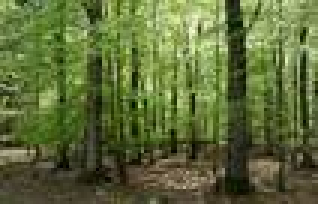
%> input picture assignment1/implementation/test2s.jpg, 106 x 68 px (shown 3 times larger)
$ octave task1.m   (GNU Octave 9; MATLAB toolbox functions it lacks are replaced by stand-ins)
%> lines starting %> are read from the running program, lines starting %| are printed output that depends on the picture
### assignment1/implementation/task1_rotate_bicubic.m
function [image_out] = task1_rotate_bicubic(image_in, angle)
%TASK1_ROTATE_BICUBIC rotate image and perform bicubic interpolation
%   rotates the input image by angle degrees and performs bicubic interpolation

    image_out = zeros(size(image_in));

    size_y = size(image_in, 1);
    size_x = size(image_in, 2);

    % calculate coordinates of image center
    y_center = ceil(size_y / 2);
    x_center = ceil(size_x / 2);

    % calc minimum and maximum coordinates (with (0,0) at image center)
    y_min = 1 - y_center;
    y_max = y_min + size_y - 1;
    x_min = 1 - x_center;
    x_max = x_min + size_x - 1;

    % calc coordinates matrices for whole image (with (0,0) at image center)
    [x_coords, y_coords] = meshgrid(x_min:x_max, y_min:y_max);

    for y_out = 1:size_y

        for x_out = 1:size_x

            % calculate coordinates with (0,0) at image center
            y_out_c = y_out - y_center;
            x_out_c = x_out - x_center;

            % perform transformation (rotation) on all pixels
            [y_in_c, x_in_c] = task1_transform(y_out_c, x_out_c, angle);

            % calculate weights for neighbor pixels
            diff_y = y_in_c - y_coords;
            diff_x = x_in_c - x_coords;

            h_y = task1_h(diff_y);
            h_x = task1_h(diff_x);

            % multiply weights with pixels and sum up to get the output value
            weighted_input = image_in .* h_x .* h_y;

            image_out(y_out, x_out) = sum(weighted_input(:));

        end

    end

end

### assignment1/implementation/task1_rotate_nn.m
function [image_out] = task1_rotate_nn(image_in, angle)
%TASK1_ROTATE_NN rotate image and perform nearest neighbor interpolation
%   rotates the input image by angle degrees and performs nn interpolation

    image_out = zeros(size(image_in));

    size_y = size(image_in, 1);
    size_x = size(image_in, 2);

    % calculate coordinates of image center
    y_center = ceil(size_y / 2);
    x_center = ceil(size_x / 2);

    for y_out = 1:size_y

        for x_out = 1:size_x

            % calculate coordinates with (0,0) at image center
            y_out_c = y_out - y_center;
            x_out_c = x_out - x_center;

            % perform transformation (rotation) on all pixels
            [y_in_c, x_in_c] = task1_transform(y_out_c, x_out_c, angle);

            % find nearest neighbor by rounding coordinates
            X_in_c = round([y_in_c, x_in_c]);

            % calculate image coordinates with (1,1) in upper left corner
            y_in = X_in_c(1) + y_center;
            x_in = X_in_c(2) + x_center;

            % copy pixels from input image to output image
            % but only if they are within the input image, otherwise set to 0
            if(y_in > 0 && y_in <= size_y && x_in > 0 && x_in <= size_x)
                image_out(y_out, x_out) = image_in(y_in, x_in);
            end

        end

    end

end

### assignment1/implementation/task1.m
% Assignment 1, Task 1: Interpolation

close all;
clear all;

image_filename = 'test2s.jpg';
rotation_steps = [-10, -10, 20];
max = 1;  % maximum value for a double-type image

%% read input image
image_original =  im2double(rgb2gray(imread(image_filename)));
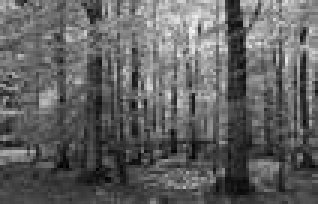
%> image_original: size 68x106 double (shown 3 times larger); min 0.00392, max 0.969, mean 0.382

figure(1);
imshow(image_original);

% calculate mask for ignored pixels (new pixels due to rotation)
mask = ones(size(image_original));

for i = 1:length(rotation_steps)
    mask = task1_rotate_bicubic(mask, rotation_steps(i));
end
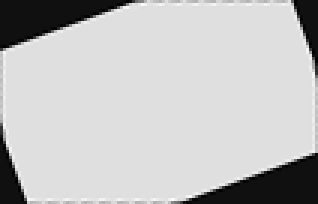
%> mask: size 68x106 double (shown 3 times larger); min -0.0796, max 1.15, mean 0.855; drawn with min black and max white

mask = ~(abs(mask - 1) < 1e-3);


%% variant 1: nearest neighbor interpolation
image_nn = image_original;

for i = 1:length(rotation_steps)
%> (the run ends here)
